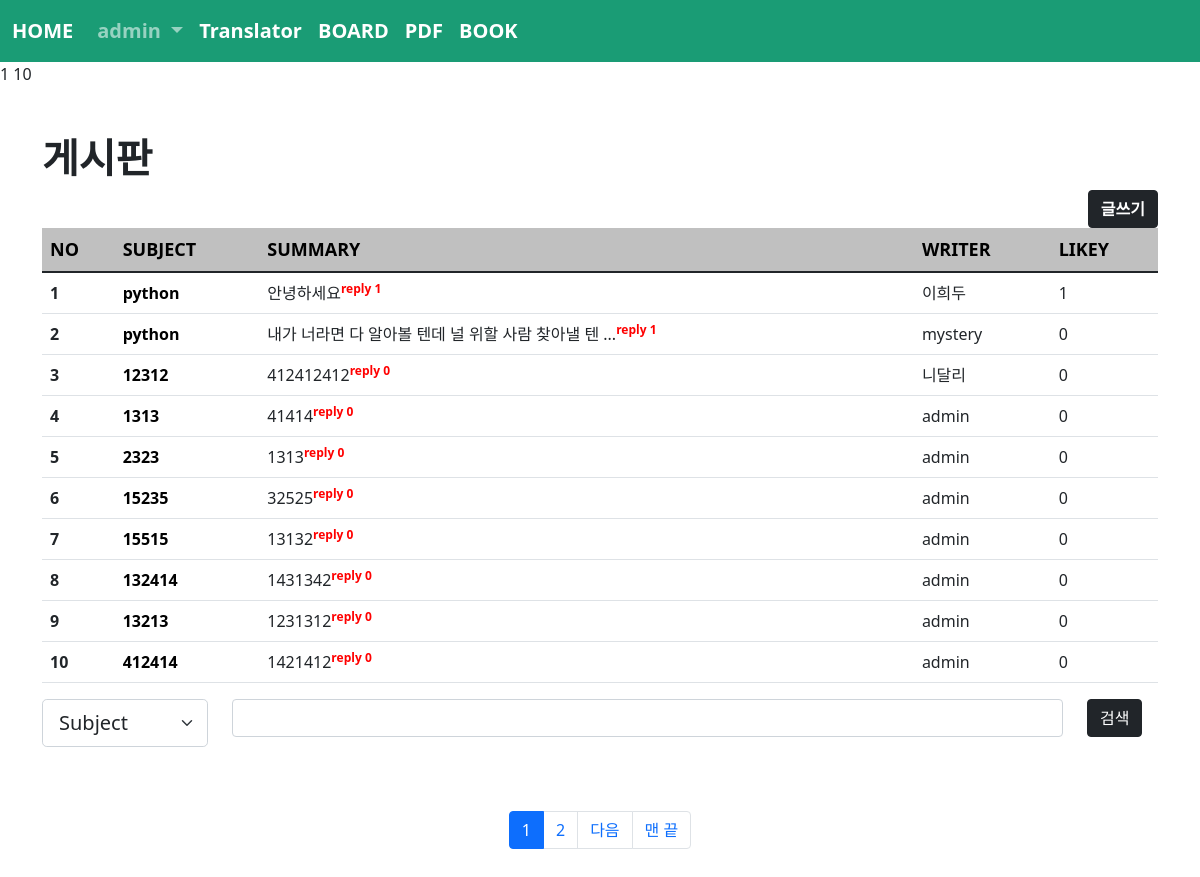
Page /board/index/ (signed in) on the committed database.
### acc/models.py (models this page shows, shortened)
class User(AbstractUser):
    comment = models.TextField()
    age = models.IntegerField(default=0)
    point = models.IntegerField(default=0)
    pic = models.ImageField(upload_to="acc/%y/%m")

### board/models.py (models this page shows, shortened)
class Board(models.Model):
    subject = models.CharField(max_length=100)
    writer = models.ForeignKey(User, on_delete=models.CASCADE, related_name="writer")
    content = models.TextField()
    likey = models.ManyToManyField(User, blank=True, related_name="likey")
    pubdate = models.DateField()
    def summary(self):
        if len(self.content)>30:
            return f"{self.content[:30]}   ..."
        return self.content

### board/views.py (the view)
# urls.py: path('index/',views.index, name="index"),
def index(request):
    pg = request.GET.get("page",1)
    cate = request.GET.get("cate", "")
    kw = request.GET.get("kw", "")
    if kw:#키워드가 있을 때
        if cate == "sub":#카테고리가 sub(제목)일 때
            b = Board.objects.filter(subject__startswith=kw)
        elif cate == "wri":#카테고리가 wri(글쓴이)일 때
            from acc.models import User
            try:
                u = User.objects.get(username=kw)
                b = Board.objects.filter(writer=u)
            except:
                b = Board.objects.none()
        elif cate == "sum":#카테고리 sum(내용)
            b = Board.objects.filter(summary__contains=kw)
    else:
        b = Board.objects.all()
    pag = Paginator(b,10)
    obj = pag.get_page(pg)
    context ={
        'blist' : obj,
        'cate':cate,
        'kw':kw,
    }
    return render(request,"board/index.html",context)

### template/board/index.html (shortened to what this page needs)
{% extends 'base.html'%}
{% block con %}
    {{blist.start_index}}
    {{blist.end_index}}
    <div class="container mt-5 mb-5">
        <h1><b>게시판</b></h1>
        <div class="text-end">
            <a href="{% url 'board:create' %}" class= "btn btn-dark" style="font-weight: bold;">글쓰기</a>
        </div>
        <table class="table table-hover">
            <thead style="background-color: silver; color: black; font-weight: bold; font-size: large;">
                <tr>
                    <th scope="col">NO</th>
                    <th scope="col">SUBJECT</th>
                    <th scope="col">SUMMARY</th>
                    <th scope="col">WRITER</th>
                    <th scope="col">LIKEY</th>
                </tr>
            </thead>
            <tbody>
                {% if blist%}
                    {% for i in blist  %}
                        <tr>
                            <th scope="row">{{blist.start_index|add:forloop.counter0}}</th>
                            <td><a class = 'dat' href="{% url 'board:detail' i.id %}">{{i.subject}}</a>
                            </td>
                            <td>{{i.summary}}<sup style="color: red; font-weight: bold;">reply {{i.reply_set.count}}</sup></td>
                            <td>{{i.writer}}</td>
                            <td>{{i.likey.count}}</td>
                        </tr>
                    {% endfor %}
                {% endif %}
            </tbody>
        </table>
        <form>
            <div class="row">
                <div class="col-lg-2">
                    <select class="form-select form-select-lg mb-3" name="cate" aria-label=".form-select-lg example">
                        <option value="sub" {% if cate == 'sub'%}selected{%endif%}>Subject</option>
                    </select>
                </div>
                <div class="col-lg-9">
                    <input type="text" class="form-control" name="kw" value = "{{kw}}">
                </div>
                <div class="col-lg-1">
                    <button class="btn btn-dark">검색</button>
                </div>
            </div>
        </form>
        <nav aria-label="Page navigation example" class="mt-5">
            <ul class="pagination justify-content-center">
                {%for i in blist.paginator.page_range %}
                    {% if blist.number|add:5 >= i and blist.number|add:-5 <= i %}
                        <li class="page-item {% if blist.number == i %}active{% endif %}"><a class="page-link" href="{% url 'board:index' %}?page={{i}}&kw={{kw}}&cate={{cate}}">{{i}}</a></li>
                    {% endif %}
                {% endfor %}
                {% if blist.has_next %}
                <li class="page-item" >
                    <a class="page-link" href="{% url 'board:index' %}?page={{blist.next_page_number}}&kw={{kw}}&cate={{cate}}">다음</a>
                </li>
                <li class="page-item">
                    <a class="page-link" href="{% url 'board:index' %}?page={{blist.paginator.num_pages}}&kw={{kw}}&cate={{cate}}">맨 끝</a>
                </li>
            {%endif%}
            </ul>
          </nav>
    </div>
{% endblock %}

### template/base.html (shortened to what this page needs)
<!doctype html>
<html lang="en">
    <head>
        <link href="https://cdn.jsdelivr.net/npm/bootstrap@5.1.3/dist/css/bootstrap.min.css" rel="stylesheet">
    </head>
    <body>
        {% if user.is_authenticated %}
            <nav class="navbar navbar-expand-lg navbar-dark" style="background-color: rgb(26, 156, 117); font-size: 20px; font-weight: bold;">
                <div class="container-fluid">
                    <a class="navbar-brand" href="{%url 'acc:index'%}">HOME</a>
                    <div class="collapse navbar-collapse" id="navbarSupportedContent">
                        <ul class="navbar-nav me-auto mb-2 mb-lg-0">
                            <li class="nav-item dropdown">
                                <a class="nav-link dropdown-toggle" href="#" id="navbarDropdown" role="button" data-bs-toggle="dropdown" aria-expanded="false">
                                {{user.username}}
                                </a>
                            </li>
                            <li>
                                <a class="nav-link active" aria-current="page" href="{% url 'translator:index'%}">Translator</a>
                            </li>
                            <li class="nav-item">
                                <a class="nav-link active" aria-current="page" href="{% url 'board:index'%}">BOARD</a>
                            </li>
                            <li class="nav-item">
                                <a class="nav-link active" aria-current="page" href="{% url 'pdf:index' %}">PDF</a>
                            </li>
                            <li class="nav-item">
                                <a class="nav-link active" aria-current="page" href="{% url 'book:index' %}">BOOK</a>
                            </li>
                        </ul>
                    </div>
                </div>
            </nav>
            {% block con %}
            {% endblock %}
        {% endif %}
    </body>
</html>

### template/board/index.html (style rules this page uses)
a.dat { text-decoration: none; color : black; font-weight: bold; }

### rows in the picture
User: username "admin"
Board: start_index|add "1", subject "python", summary "안녕하세요", reply_set.count "1", writer "이희두", likey.count "1"
Board: start_index|add "2", subject "python", summary "내가 너라면 다 알아볼 텐데 널 위할 사람 찾아낼 텐 ...", reply_set.count "1", writer "mystery", likey.count "0"
Board: start_index|add "3", subject "12312", summary "412412412", reply_set.count "0", writer "니달리", likey.count "0"
Board: start_index|add "4", subject "1313", summary "41414", reply_set.count "0", writer "admin", likey.count "0"
Board: start_index|add "5", subject "2323", summary "1313", reply_set.count "0", writer "admin", likey.count "0"
Board: start_index|add "6", subject "15235", summary "32525", reply_set.count "0", writer "admin", likey.count "0"
Board: start_index|add "7", subject "15515", summary "13132", reply_set.count "0", writer "admin", likey.count "0"
Board: start_index|add "8", subject "132414", summary "1431342", reply_set.count "0", writer "admin", likey.count "0"
Board: start_index|add "9", subject "13213", summary "1231312", reply_set.count "0", writer "admin", likey.count "0"
Board: start_index|add "10", subject "412414", summary "1421412", reply_set.count "0", writer "admin", likey.count "0"

### other values in the picture
{{ blist.start_index }} "1"
{{ blist.end_index }} "10"
{{ i }} "1" "2"
